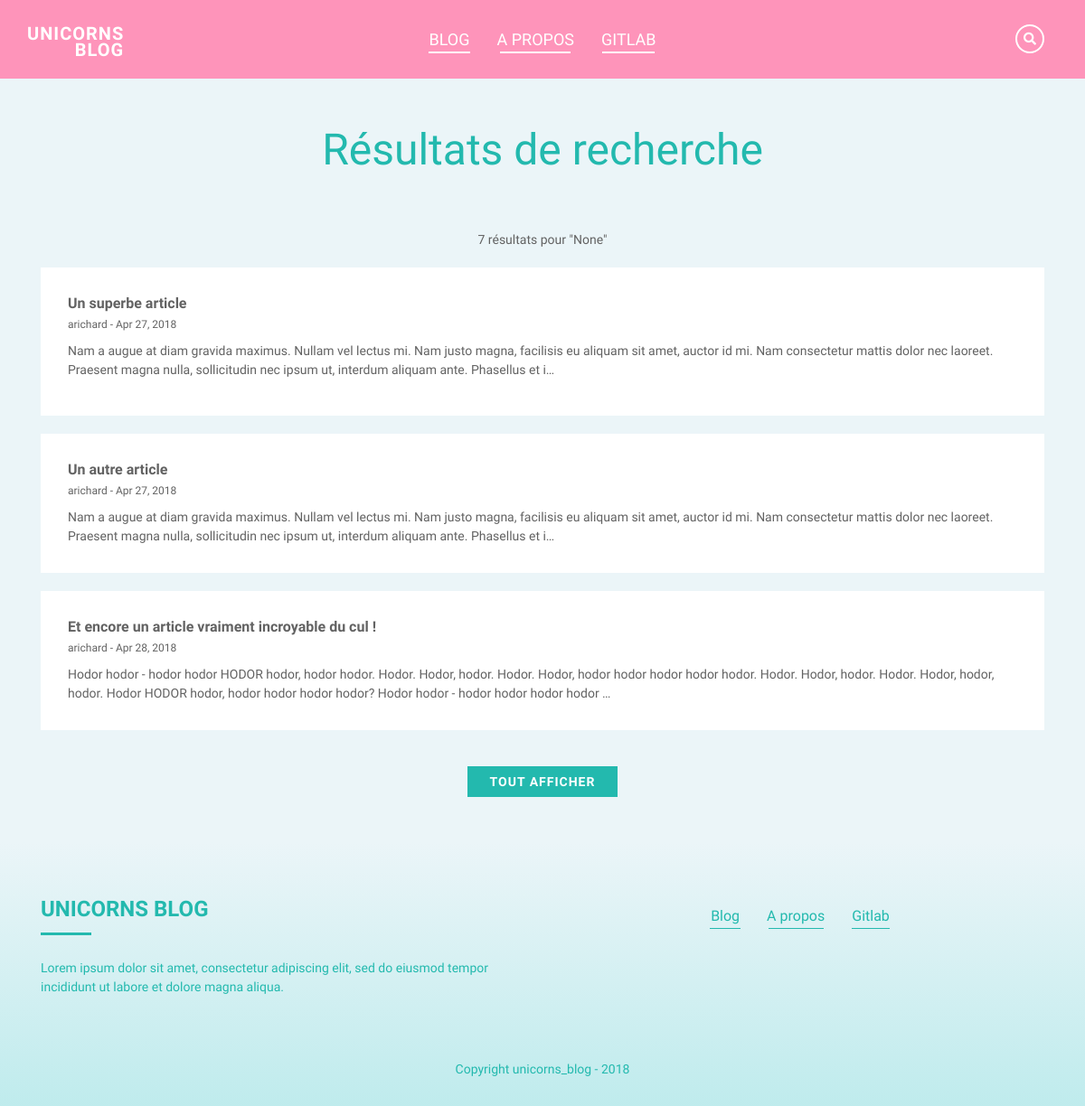
/results, run on an earlier commit of the app's database.
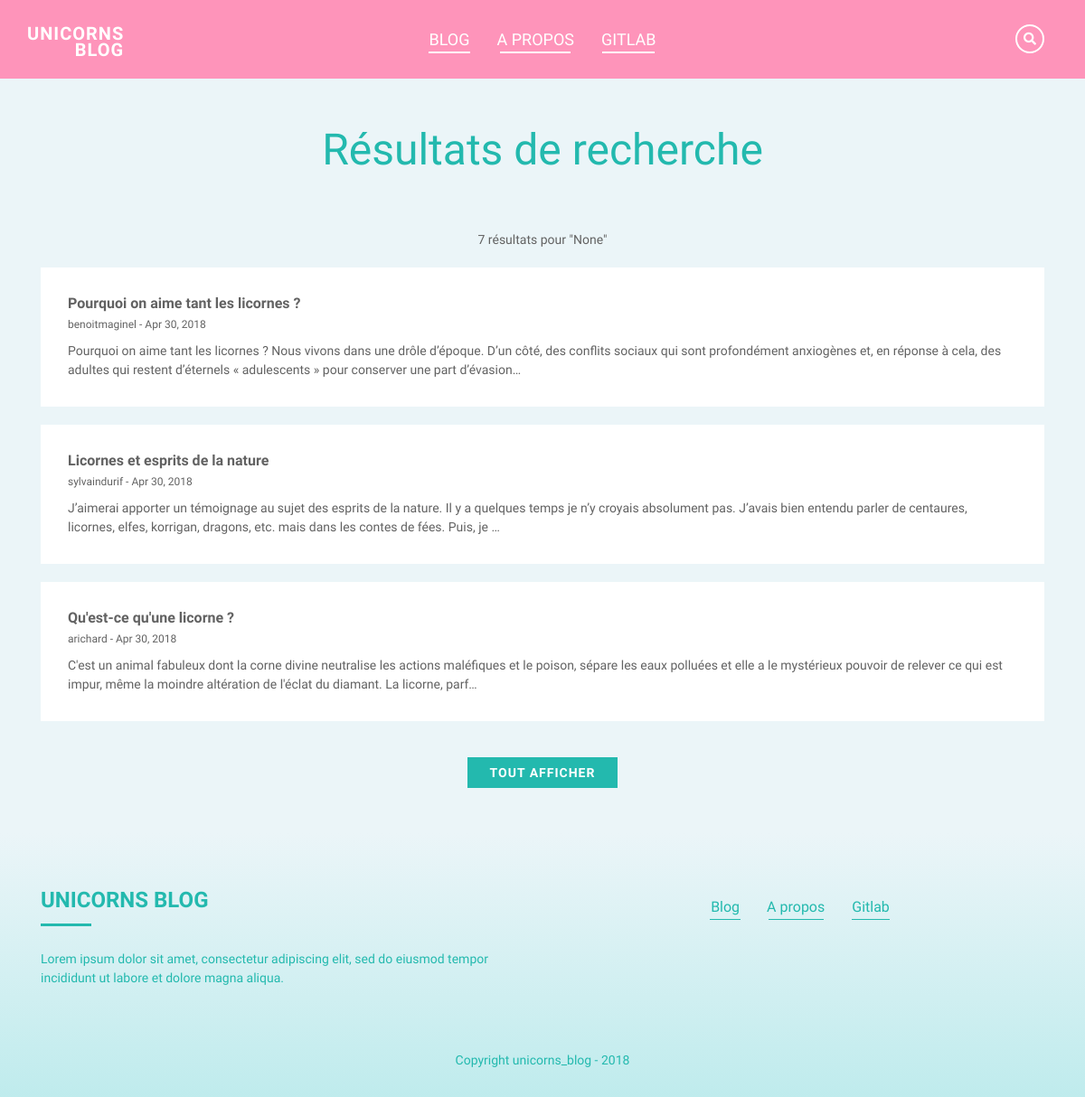
And on a later commit of the database.
### blog/models.py (models this page shows, shortened)
class Article(models.Model):
    title = models.CharField(max_length=150)
    slug = models.SlugField(max_length=140, unique=True, blank=True)
    author = models.ForeignKey(User, on_delete=models.CASCADE)
    release_date = models.DateTimeField(auto_now_add=True)
    content = RichTextUploadingField()
    image = models.ImageField(upload_to='image', verbose_name='Image')
    class Meta:
        verbose_name = 'Article'
        verbose_name_plural = 'Articles'

### blog/views.py (the view)
# urls.py: path('results', views.search, name="search"),
def search(request):
    template = 'partials/search.html'
    query = request.GET.get('q')
    if query:
        results = Article.objects.filter(Q(title__icontains = query) | Q(content__icontains = query))
    else:
        results = Article.objects.all()
    nb_results = results.count()
    context = {
        'items' : results,
        'nb_results' : nb_results,
        'query_search' : query,
    }
    return render(request, template, context)

### blog/templates/partials/search.html (shortened to what this page needs)
{% extends "layouts/_base.html" %}
{% block content %}
	<div class="content bg-blue">
		<div class="search-page">
			<div class="container">
				<h1 class="blue">Résultats de recherche</h1>
				<div class="result-list">
					<div class="text-center">
						<span class="result-recap">{{ nb_results }} résultats pour "{{ query_search }}"</span>
					</div>
					<div class="results">
					{% for article in items %}
						<a class="result-item {% if forloop.counter > 3 %} hidden {% endif %}" href="{% url 'blog:article' article.slug %}">
				        	<h3 class="result-title">{{ article.title }}</h3>
				        	<span class="result-meta">{{ article.author }} - {{ article.release_date|date:"M d, Y" }}</span>
				        	<div class="result-content">{{ article.content|safe|truncatechars_html:250 }}</div>
				       	</a>
					{% endfor %}
					</div>
					{% if nb_results > 3 %}
						<div class="result-button text-center">
							<button class="extend-results-button" id="extend-results-button">Tout afficher</button>
						</div>
					{% endif %}
				</div>
			</div>
		</div>
	</div>
{% endblock %}

What changed in the data, as far as the page shows it:
removed Article: title "Un superbe article", author "arichard", release_date "Apr 27, 2018", content "Nam a augue at diam gravida maximus. Nullam vel lectus mi. Nam justo magna, facilisis eu aliquam sit amet, auctor id mi. Nam consectetur mattis dolor nec laoreet. Praesent magna nulla, sollicitudin nec ipsum ut, interdum aliquam ante. Phasellus et i…"
removed Article: title "Un autre article", author "arichard", release_date "Apr 27, 2018", content "Nam a augue at diam gravida maximus. Nullam vel lectus mi. Nam justo magna, facilisis eu aliquam sit amet, auctor id mi. Nam consectetur mattis dolor nec laoreet. Praesent magna nulla, sollicitudin nec ipsum ut, interdum aliquam ante. Phasellus et i…"
removed Article: title "Et encore un article vraiment incroyable du cul !", author "arichard", release_date "Apr 28, 2018", content "Hodor hodor - hodor hodor HODOR hodor, hodor hodor. Hodor. Hodor, hodor. Hodor. Hodor, hodor hodor hodor hodor hodor. Hodor. Hodor, hodor. Hodor. Hodor, hodor, hodor. Hodor HODOR hodor, hodor hodor hodor hodor? Hodor hodor - hodor hodor hodor hodor …"
now on this page (row edited): Article: title "Pourquoi on aime tant les licornes ?", author "benoitmaginel", release_date "Apr 30, 2018", content "Pourquoi on aime tant les licornes ? Nous vivons dans une drôle d’époque. D’un côté, des conflits sociaux qui sont profondément anxiogènes et, en réponse à cela, des adultes qui restent d’éternels « adulescents » pour conserver une part d’évasion…"
now on this page (row edited): Article: title "Licornes et esprits de la nature", author "sylvaindurif", release_date "Apr 30, 2018", content "J’aimerai apporter un témoignage au sujet des esprits de la nature. Il y a quelques temps je n’y croyais absolument pas. J’avais bien entendu parler de centaures, licornes, elfes, korrigan, dragons, etc. mais dans les contes de fées. Puis, je …"
now on this page (row edited): Article: title "Qu'est-ce qu'une licorne ?", author "arichard", release_date "Apr 30, 2018", content "C'est un animal fabuleux dont la corne divine neutralise les actions maléfiques et le poison, sépare les eaux polluées et elle a le mystérieux pouvoir de relever ce qui est impur, même la moindre altération de l'éclat du diamant. La licorne, parf…"
